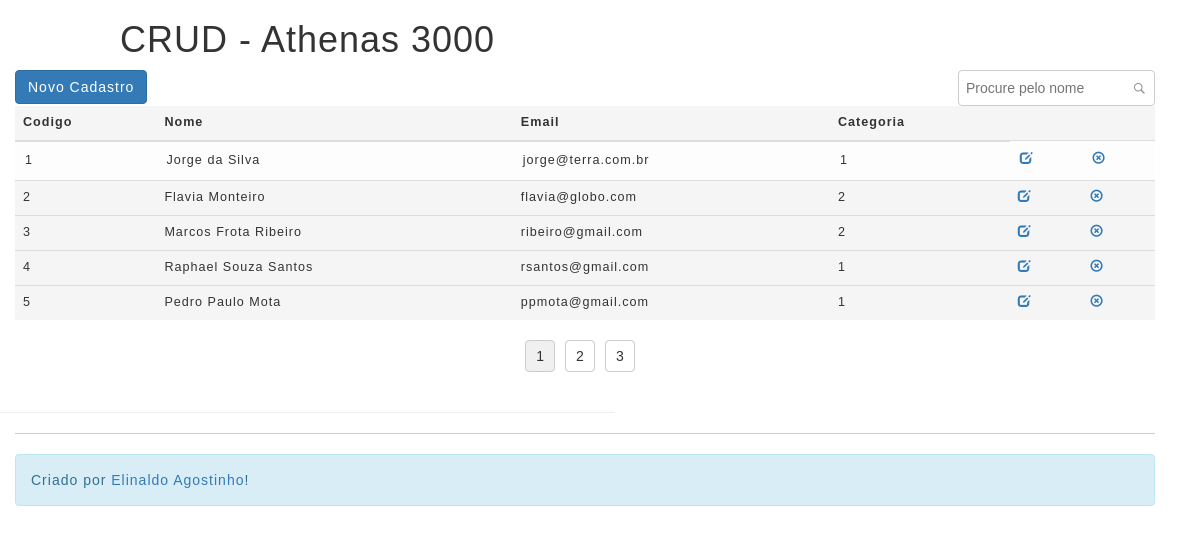
The page / on the database its author committed.
### tables this page shows
CREATE TABLE `pessoas` (
  `Codigo` int(11) NOT NULL,
  `nome` varchar(250) NOT NULL,
  `email` varchar(250) NOT NULL,
  `categoria` int(11) NOT NULL
);

### index.php (the view, shortened to what this page needs)
<?php
require_once('header.php');
require_once('connection.php');
	$search_keyword = '';
	$sql = 'SELECT * FROM pessoas WHERE nome LIKE :keyword';
	$per_page_html = '';
	$page = 1;
	$start=0;
if($sgbd=='mysql'){
	$limit=" limit " . $start . "," . ROW_PER_PAGE;
}else{
	$limit=" offset " . $start . " limit " . ROW_PER_PAGE;
}
	$pagination_statement = $pdo->prepare($sql);
	$pagination_statement->bindValue(':keyword', '%' . $search_keyword . '%', PDO::PARAM_STR);
	$pagination_statement->execute();
	$row_count = $pagination_statement->rowCount();
	if(!empty($row_count)){
		$per_page_html .= "<div style='text-align:center;margin:20px 0px;'>";
		$page_count=ceil($row_count/ROW_PER_PAGE);
		if($page_count>1) {
			for($i=1;$i<=$page_count;$i++){
				if($i==$page){
					$per_page_html .= '<input type="submit" name="page" value="' . $i . '" class="btn-page current" />';
				} else {
					$per_page_html .= '<input type="submit" name="page" value="' . $i . '" class="btn-page" />';
				}
			}
		}
		$per_page_html .= "</div>";
	}
	$query = $sql.$limit;
	$pdo_statement = $pdo->prepare($query);
	$pdo_statement->bindValue(':keyword', '%' . $search_keyword . '%', PDO::PARAM_STR);
	$pdo_statement->execute();
	$result = $pdo_statement->fetchAll();
?>
<div class="container">
<div class="row">
    <div class="col-md-6">
    <a href="add.php" class="btn btn-primary">Novo Cadastro</a>
    </div>
    <div class="col-md-6" style='text-align:right;'>
        <form name='frmSearch' action='' method='post'>
        <input type='text' name='search[keyword]' value="<?php echo $search_keyword; ?>" id='keyword' maxlength='25' placeholder="Procure pelo nome">
    </div>
    <br/>
    <br/>
</div>
<table class='tbl-qa table table-hover col-md-12'>
  <thead>
	<tr>
<?php
	$sql = 'SELECT * FROM pessoas';
        $sth = $pdo->query($sql);
        $numfields = $sth->columnCount();
        for($x=0;$x<$numfields;$x++){
            $meta = $sth->getColumnMeta($x);
            $field = $meta['name'];
?>
	  <th><?=ucfirst($field)?></th>
	<?php
        }
print  "</thead>
  <tbody id='table-body'>
	  <tr class='table-row'>";
	if(!empty($result)) {
		foreach($result as $row) {
            for($x=0;$x<$numfields;$x++){
                $meta = $sth->getColumnMeta($x);
                $field = $meta['name'];
?>
            <td><?=$row[$field]?></td>
    <?php
            }
?>
            <td><a href="update.php?Codigo=<?=$row['Codigo']?>"><i class="glyphicon glyphicon-edit" title="Editar"></a></td>
            <td><a href="delete.php?Codigo=<?=$row['Codigo']?>"><i class="glyphicon glyphicon-remove-circle" title="Excluir"></a></td></tr>
<?php
		}
	}
	?>
  </tbody>
</table>
<?php echo $per_page_html; ?>
</div>
<?php require_once('footer.php'); ?>

### header.php (shortened to what this page needs)
<!DOCTYPE html>
<html>
<head>
    <link href="css/bootstrap.min.css" rel="stylesheet" media="screen">
    <link href="css/style.css" rel="stylesheet" media="screen">
</head>
<body>
<div class="col-md-12">
    <h1 class="text-center">CRUD - Athenas 3000</h1>
</div>

### footer.php
<hr>
<div class="container">
<div class="footer">
	<div class="alert alert-info">
        Criado por <a href="#">Elinaldo Agostinho</a>!
	</div>
</div>
</div>
</body>
</html>

### css/style.css (style rules this page uses)
.footer { border-top: 1px solid lightblue; height: 60px; padding-top: 20px; position: relative; width: 100%; float: left; }
body { width:615px;font-family:arial;letter-spacing:1px;line-height:20px; }
.tbl-qa { width: 100%;font-size:0.9em;background-color: #f5f5f5; }
.tbl-qa .table-row td { padding:10px;background-color: #FDFDFD;vertical-align:top; }
#keyword { border: #CCC 1px solid; border-radius: 4px; padding: 7px;background:url("demo-search-icon.png") no-repeat center right 7px; }
.btn-page { margin-right:10px;padding:5px 10px; border: #CCC 1px solid; background:#FFF; border-radius:4px;cursor:pointer; }
.btn-page.current { background:#F0F0F0; }

### rows shown on the page
pessoas: Codigo "1", nome "Jorge da Silva", email "jorge@terra.com.br", categoria "1"
pessoas: Codigo "2", nome "Flavia Monteiro", email "flavia@globo.com", categoria "2"
pessoas: Codigo "3", nome "Marcos Frota Ribeiro", email "ribeiro@gmail.com", categoria "2"
pessoas: Codigo "4", nome "Raphael Souza Santos", email "rsantos@gmail.com", categoria "1"
pessoas: Codigo "5", nome "Pedro Paulo Mota", email "ppmota@gmail.com", categoria "1"

### other values the page prints
$field "Codigo"
$field "Nome"
$field "Email"
$field "Categoria"
